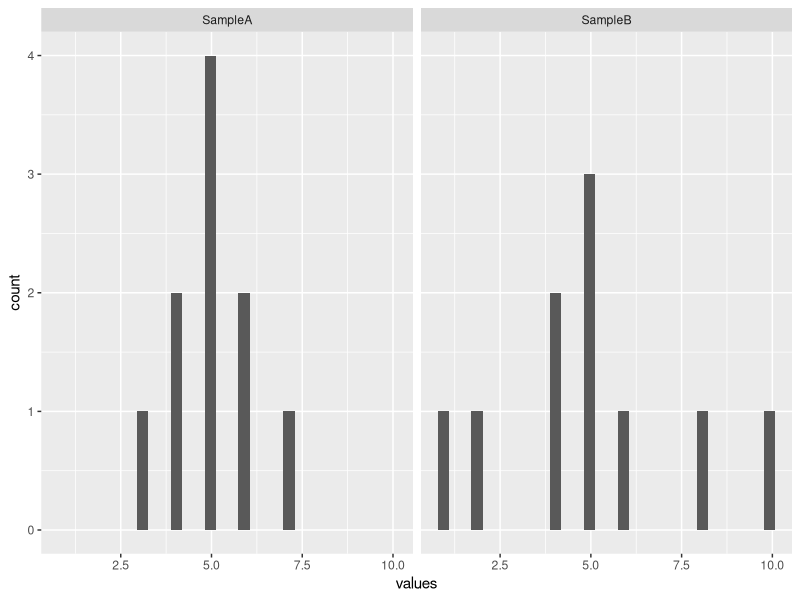
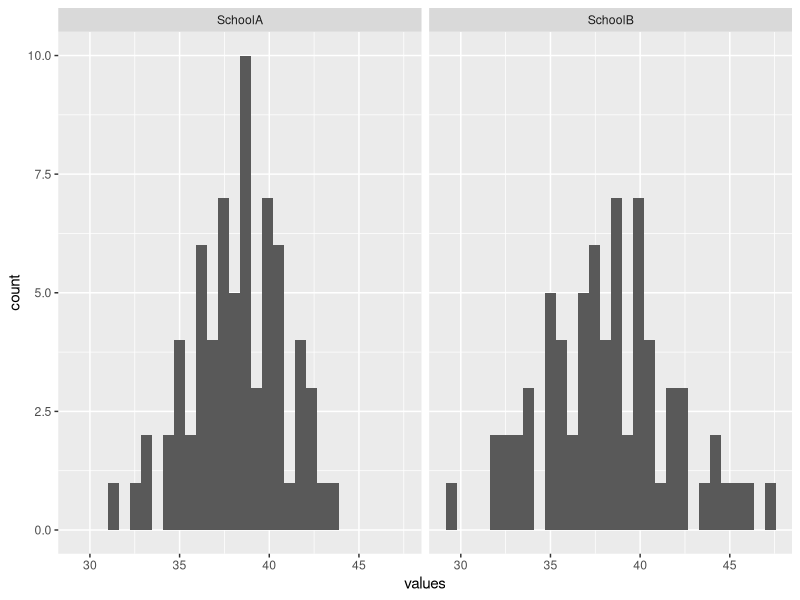
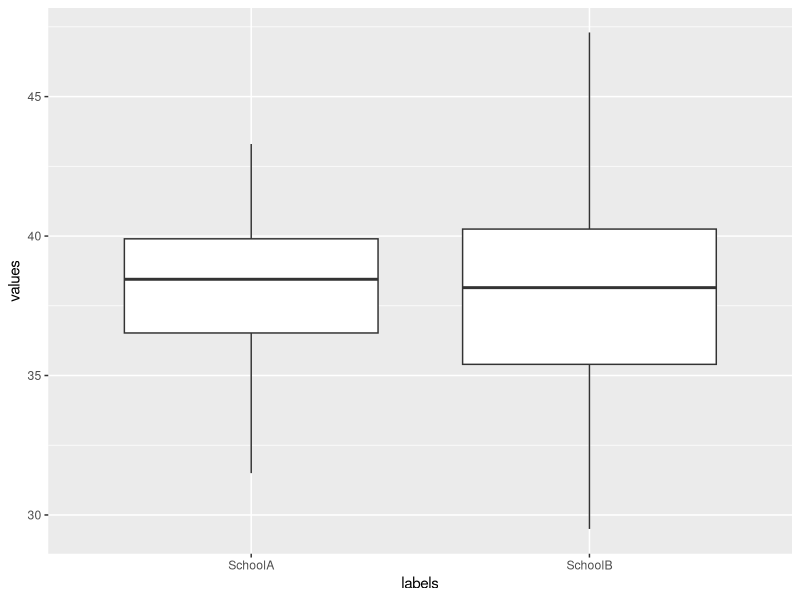

The R script that drew these images, in order:
## ---- chunk 1
knitr::opts_chunk$set(echo = TRUE)
## ---- chunk 2
# <- で値を代入、 cはconcatenateのcなので、カッコ内を平にする。
A <- c(3, 4, 4, 5, 5, 5, 5, 6, 6, 7)
B <- c(1, 2, 4, 4, 5, 5, 5, 6, 8, 10)
# repはrepeatなので、 rep("SampleA", 10) の意味は...?
df1 <- data.frame(
  values = c(A, B),
  labels = c(rep("SampleA", 10), rep("SampleB", 10))
)
# 最初の6行を見せて、という意味
head(df1, 6)
## ---- chunk 3
library(ggplot2)
ggplot(df1) +
  facet_wrap(. ~ labels) +
  geom_histogram(aes(x = values))
## ---- chunk 4
# https://whatalnk.github.io/stat-intro-by-r-tkd/Chap02.html
A <- c(
  43.3, 43.1, 42.6, 42.4, 42.2, 41.8, 41.7, 41.6, 41.5, 41.4,
  40.8, 40.6, 40.5, 40.4, 40.4, 40.3, 40.2, 39.9, 39.9, 39.8,
  39.7, 39.6, 39.6, 39.5, 39.4, 39.3, 38.9, 38.9, 38.8, 38.8,
  38.7, 38.7, 38.6, 38.6, 38.5, 38.4, 38.3, 38.2, 38.1, 38.1,
  37.6, 37.4, 37.1, 37.8, 37.6, 37.5, 37.4, 37.3, 37.2, 37.1,
  37.1, 36.6, 36.5, 36.5, 36.4, 36.3, 36.2, 36.1, 35.4, 35.3,
  35.2, 35.1, 35.1, 34.7, 34.3, 34.2, 33.2, 33.1, 32.7, 31.5
)
B <- c(
  47.3, 46.1, 45.6, 45.1, 44.5, 44.4, 43.7, 42.6, 42.5, 42.5,
  41.4, 41.8, 41.6, 41.5, 40.7, 40.5, 40.4, 40.3, 40.1, 40.1,
  39.9, 39.8, 39.7, 39.6, 39.6, 39.5, 39.4, 38.9, 38.8, 38.8,
  38.7, 38.7, 38.6, 38.4, 38.2, 38.1, 38.1, 37.8, 37.7, 37.5,
  37.5, 37.4, 37.3, 37.3, 37.1, 36.8, 36.8, 36.7, 36.6, 36.4,
  36.2, 35.4, 35.4, 35.4, 35.3, 35.2, 34.9, 34.8, 34.7, 34.7,
  33.9, 33.8, 33.7, 33.3, 33.1, 32.8, 32.5, 32.1, 31.7, 29.5
)
df2 <- data.frame(
  values = c(A, B),
  labels = c(rep("SchoolA", length(A)), rep("SchoolB", length(B)))
)
ggplot(df2) +
  facet_wrap(. ~ labels) +
  geom_histogram(aes(x = values))
## ---- chunk 5
# ベクトルに対して一度に真偽値を求められる
print(df2$labels=="SchoolA")
# [行,列]を真偽値で指定できる。
print(df2[df2$labels=="SchoolA",])
X_A = df2[df2$labels=="SchoolA", "values"]
X_A_bar = sum(X_A)/length(X_A)
X_A_bar
## ---- chunk 6
# X_B_bar
print(df2$labels=="SchoolB")
# [行,列]を真偽値で指定できる。
print(df2[df2$labels=="SchoolA",])
X_A = df2[df2$labels=="SchoolA", "values"]
X_A_bar = sum(X_A)/length(X_A)
X_A_bar
## ---- chunk 7
B <- c(1, 2, 4, 4, 5, 5, 5, 6, 8, 10)
sqrt(sum((mean(B) - B)^2)/9)
sd(B)

data = c(5.1, 7.4, 10.3, 9.2, 6.5, 6.1, 7.9, 8.4, 8.1, 9.4)
# 2.1
sqrt(var(data)) == sd(data)
sd(data)

# 2.2
n = length(data)
d.mean = sum(data)/n
d.mean

sqrt(sum((d.mean - data)^2) / (n-1))
## ---- chunk 8
ggplot(df2) +
  geom_boxplot(aes(x = labels, y=values))
## ---- chunk 9
X_A = df1[df1$labels=="SampleA", "values"]
n = length(X_A)
# 偏差和
sum(X_A - mean(X_A))  # ほぼ0
# 平方和(ただし、データの数だけ増えるし、単位が面積になっている)
sum((X_A - mean(X_A))^2)  # 式(2.2)
# 標本分散(まだ単位は面積)
sum((X_A - mean(X_A))^2)/(n-1)
# 標準偏差(平均的なばらつき)
sqrt(sum((X_A - mean(X_A))^2)/(n-1))
sd(X_A) == sqrt(sum((X_A - mean(X_A))^2)/(n-1))  # Rのsdはn-1バージョン
